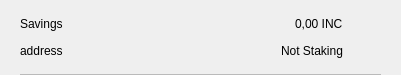
<?xml version="1.0" encoding="UTF-8"?>
<ui version="4.0">
 <class>CSRow</class>
 <widget class="QWidget" name="CSRow">
  <property name="geometry">
   <rect>
    <x>0</x>
    <y>0</y>
    <width>401</width>
    <height>75</height>
   </rect>
  </property>
  <property name="windowTitle">
   <string>Form</string>
  </property>
  <layout class="QVBoxLayout" name="verticalLayout">
   <property name="spacing">
    <number>0</number>
   </property>
   <property name="leftMargin">
    <number>20</number>
   </property>
   <property name="topMargin">
    <number>10</number>
   </property>
   <property name="rightMargin">
    <number>20</number>
   </property>
   <property name="bottomMargin">
    <number>0</number>
   </property>
   <item>
    <widget class="QWidget" name="info" native="true">
     <property name="minimumSize">
      <size>
       <width>0</width>
       <height>0</height>
      </size>
     </property>
     <layout class="QHBoxLayout" name="horizontalLayout_3">
      <property name="leftMargin">
       <number>0</number>
      </property>
      <property name="topMargin">
       <number>0</number>
      </property>
      <property name="rightMargin">
       <number>0</number>
      </property>
      <property name="bottomMargin">
       <number>10</number>
      </property>
      <item>
       <widget class="QWidget" name="container" native="true">
        <property name="minimumSize">
         <size>
          <width>0</width>
          <height>0</height>
         </size>
        </property>
        <layout class="QVBoxLayout" name="verticalLayout_2">
         <property name="spacing">
          <number>0</number>
         </property>
         <property name="leftMargin">
          <number>0</number>
         </property>
         <property name="topMargin">
          <number>0</number>
         </property>
         <property name="rightMargin">
          <number>0</number>
         </property>
         <property name="bottomMargin">
          <number>0</number>
         </property>
         <item>
          <layout class="QHBoxLayout" name="horizontalLayout">
           <item>
            <widget class="QLabel" name="labelName">
             <property name="toolTip">
              <string notr="true"/>
             </property>
             <property name="text">
              <string>Savings</string>
             </property>
            </widget>
           </item>
           <item>
            <spacer name="horizontalSpacer">
             <property name="orientation">
              <enum>Qt::Horizontal</enum>
             </property>
             <property name="sizeHint" stdset="0">
              <size>
               <width>40</width>
               <height>20</height>
              </size>
             </property>
            </spacer>
           </item>
           <item>
            <widget class="QLabel" name="labelAmount">
             <property name="text">
              <string>0,00 INC</string>
             </property>
            </widget>
           </item>
          </layout>
         </item>
         <item>
          <layout class="QHBoxLayout" name="horizontalLayout_2">
           <item>
            <widget class="QLabel" name="labelAddress">
             <property name="toolTip">
              <string notr="true"/>
             </property>
             <property name="text">
              <string>address</string>
             </property>
            </widget>
           </item>
           <item>
            <spacer name="horizontalSpacer_2">
             <property name="orientation">
              <enum>Qt::Horizontal</enum>
             </property>
             <property name="sizeHint" stdset="0">
              <size>
               <width>40</width>
               <height>20</height>
              </size>
             </property>
            </spacer>
           </item>
           <item>
            <widget class="QLabel" name="labelStaking">
             <property name="text">
              <string>Not Staking</string>
             </property>
            </widget>
           </item>
          </layout>
         </item>
        </layout>
       </widget>
      </item>
      <item alignment="Qt::AlignHCenter|Qt::AlignVCenter">
       <widget class="QPushButton" name="pushButtonMenu">
        <property name="minimumSize">
         <size>
          <width>24</width>
          <height>24</height>
         </size>
        </property>
        <property name="maximumSize">
         <size>
          <width>32</width>
          <height>32</height>
         </size>
        </property>
        <property name="focusPolicy">
         <enum>Qt::NoFocus</enum>
        </property>
        <property name="styleSheet">
         <string notr="true">border:none; background-color:transparent;</string>
        </property>
        <property name="text">
         <string/>
        </property>
        <property name="icon">
         <iconset>
          <normaloff>://ic-menu-hover</normaloff>://ic-menu-hover</iconset>
        </property>
        <property name="iconSize">
         <size>
          <width>24</width>
          <height>24</height>
         </size>
        </property>
       </widget>
      </item>
     </layout>
    </widget>
   </item>
   <item>
    <widget class="QLabel" name="lblDivisory">
     <property name="minimumSize">
      <size>
       <width>0</width>
       <height>1</height>
      </size>
     </property>
     <property name="maximumSize">
      <size>
       <width>16777215</width>
       <height>1</height>
      </size>
     </property>
     <property name="styleSheet">
      <string notr="true">background-color:#bababa;</string>
     </property>
     <property name="text">
      <string/>
     </property>
     <property name="alignment">
      <set>Qt::AlignBottom|Qt::AlignLeading|Qt::AlignLeft</set>
     </property>
    </widget>
   </item>
  </layout>
 </widget>
 <resources/>
 <connections/>
</ui>
